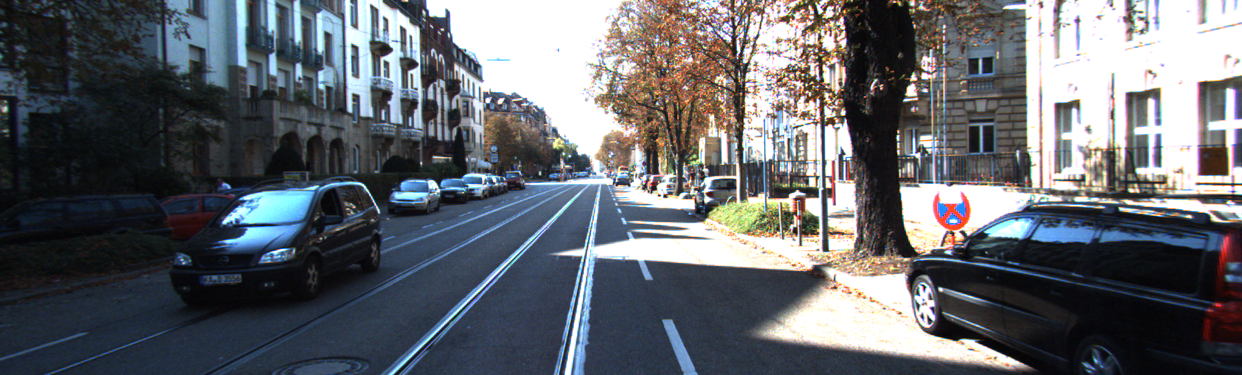
#> input picture 1.png, 1242 x 375 px
$ python split.py
#> lines starting #> are read from the running program, lines starting #| are printed output that depends on the picture
import cv2

img = cv2.imread('1.png')
#> img is the input picture: shape (375, 1242, 3); mean B, G, R 107.6, 102.1, 98.9
print(img)
#> (printed output is left out)
# cv2.imread() -> takes an image as an input
h, w, channels = img.shape
#> h = 375; w = 1242; channels = 3

half = w//2
#> half = 621


# this will be the first column
left_part = img[:, :half]
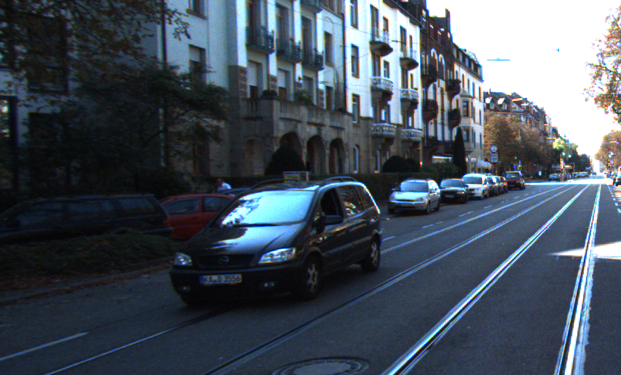
#> left_part: shape (375, 621, 3); mean B, G, R 91.6, 80.6, 70.6

# [:,:half] means all the rows and
# all the columns upto index half

# this will be the second column``
right_part = img[:, half:]
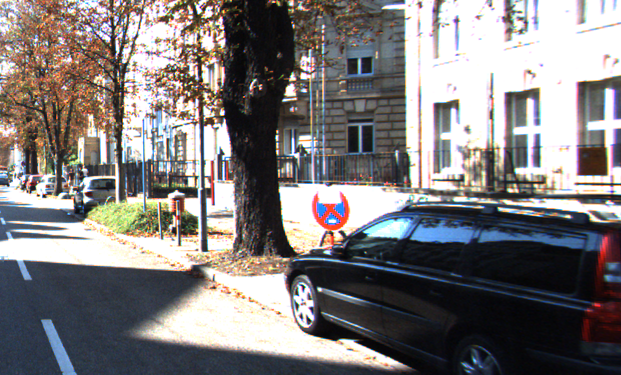
#> right_part: shape (375, 621, 3); mean B, G, R 123.7, 123.6, 127.3

# [:,half:] means all the rows and all
# the columns from index half to the end
# cv2.imshow is used for displaying the image
cv2.imshow('Left part', left_part)
cv2.imshow('Right part', right_part)

# this is horizontal division
half2 = h//2
#> half2 = 187

top = img[:half2, :]
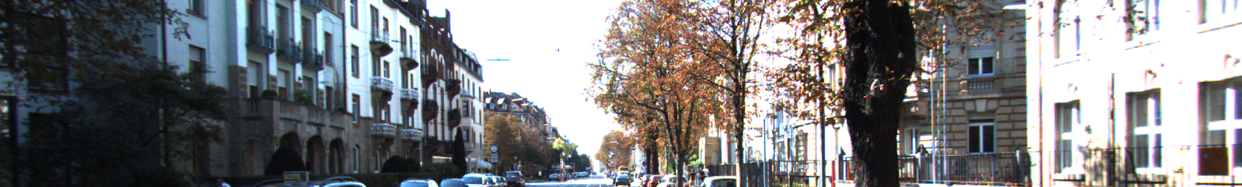
#> top: shape (187, 1242, 3); mean B, G, R 125.7, 124.2, 124.3
bottom = img[half2:, :]
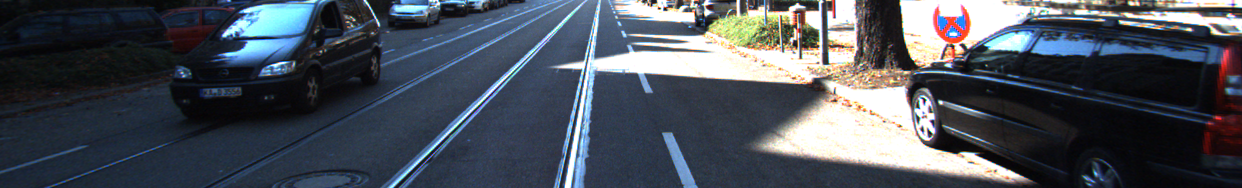
#> bottom: shape (188, 1242, 3); mean B, G, R 89.7, 80.2, 73.7

cv2.imshow('Top', top)
cv2.imshow('Bottom', bottom)

# saving all the images
# cv2.imwrite() function will save the image
# into your pc
cv2.imwrite('top.jpg', top)
cv2.imwrite('bottom.jpg', bottom)
cv2.imwrite('right.jpg', right_part)
cv2.imwrite('left.jpg', left_part)
cv2.waitKey(0)
